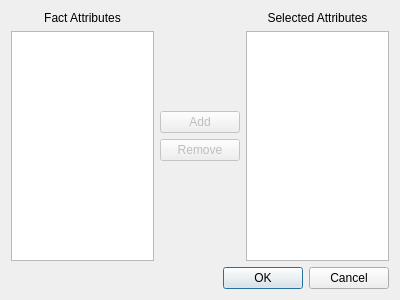
<?xml version="1.0" encoding="UTF-8"?>
<ui version="4.0">
 <class>EnviromentDialog</class>
 <widget class="QDialog" name="EnviromentDialog">
  <property name="geometry">
   <rect>
    <x>0</x>
    <y>0</y>
    <width>400</width>
    <height>300</height>
   </rect>
  </property>
  <property name="windowTitle">
   <string>Dialog</string>
  </property>
  <layout class="QVBoxLayout" name="verticalLayout_3">
   <item>
    <layout class="QHBoxLayout" name="horizontalLayout_2">
     <item>
      <layout class="QVBoxLayout" name="verticalLayout_5">
       <item>
        <widget class="QLabel" name="label">
         <property name="text">
          <string>Fact Attributes</string>
         </property>
         <property name="alignment">
          <set>Qt::AlignCenter</set>
         </property>
        </widget>
       </item>
       <item>
        <widget class="QListWidget" name="factAttributesListWidget">
         <property name="contextMenuPolicy">
          <enum>Qt::NoContextMenu</enum>
         </property>
        </widget>
       </item>
      </layout>
     </item>
     <item>
      <layout class="QVBoxLayout" name="verticalLayout_2">
       <item>
        <spacer name="verticalSpacer">
         <property name="orientation">
          <enum>Qt::Vertical</enum>
         </property>
         <property name="sizeHint" stdset="0">
          <size>
           <width>20</width>
           <height>40</height>
          </size>
         </property>
        </spacer>
       </item>
       <item>
        <widget class="QPushButton" name="addButton">
         <property name="enabled">
          <bool>false</bool>
         </property>
         <property name="text">
          <string>Add</string>
         </property>
        </widget>
       </item>
       <item>
        <widget class="QPushButton" name="removeButton">
         <property name="enabled">
          <bool>false</bool>
         </property>
         <property name="text">
          <string>Remove</string>
         </property>
        </widget>
       </item>
       <item>
        <spacer name="verticalSpacer_2">
         <property name="orientation">
          <enum>Qt::Vertical</enum>
         </property>
         <property name="sizeHint" stdset="0">
          <size>
           <width>20</width>
           <height>40</height>
          </size>
         </property>
        </spacer>
       </item>
      </layout>
     </item>
     <item>
      <layout class="QVBoxLayout" name="verticalLayout_6">
       <item>
        <widget class="QLabel" name="label_2">
         <property name="text">
          <string>Selected Attributes</string>
         </property>
         <property name="alignment">
          <set>Qt::AlignCenter</set>
         </property>
        </widget>
       </item>
       <item>
        <widget class="QListWidget" name="selectedAttributesListWidget"/>
       </item>
      </layout>
     </item>
    </layout>
   </item>
   <item>
    <widget class="QDialogButtonBox" name="buttonBox">
     <property name="orientation">
      <enum>Qt::Horizontal</enum>
     </property>
     <property name="standardButtons">
      <set>QDialogButtonBox::Cancel|QDialogButtonBox::Ok</set>
     </property>
    </widget>
   </item>
  </layout>
 </widget>
 <resources/>
 <connections>
  <connection>
   <sender>buttonBox</sender>
   <signal>accepted()</signal>
   <receiver>EnviromentDialog</receiver>
   <slot>accept()</slot>
   <hints>
    <hint type="sourcelabel">
     <x>248</x>
     <y>254</y>
    </hint>
    <hint type="destinationlabel">
     <x>157</x>
     <y>274</y>
    </hint>
   </hints>
  </connection>
  <connection>
   <sender>buttonBox</sender>
   <signal>rejected()</signal>
   <receiver>EnviromentDialog</receiver>
   <slot>reject()</slot>
   <hints>
    <hint type="sourcelabel">
     <x>316</x>
     <y>260</y>
    </hint>
    <hint type="destinationlabel">
     <x>286</x>
     <y>274</y>
    </hint>
   </hints>
  </connection>
 </connections>
</ui>
